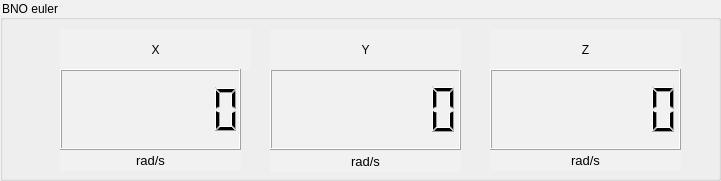
       <widget class="QGroupBox" name="groupBox_9">
        <property name="geometry">
         <rect>
          <x>50</x>
          <y>450</y>
          <width>721</width>
          <height>181</height>
         </rect>
        </property>
        <property name="styleSheet">
         <string notr="true">background-color: rgb(227, 227, 227);
background-color: rgb(241, 241, 241);
font: 87 9pt &quot;Segoe UI Black&quot;;</string>
        </property>
        <property name="title">
         <string>BNO euler</string>
        </property>
        <widget class="QLabel" name="label_24">
         <property name="geometry">
          <rect>
           <x>490</x>
           <y>29</y>
           <width>191</width>
           <height>41</height>
          </rect>
         </property>
         <property name="styleSheet">
          <string notr="true">font: 87 11pt &quot;Segoe UI Black&quot;;
font: 11pt &quot;MS Shell Dlg 2&quot;;</string>
         </property>
         <property name="text">
          <string>Z</string>
         </property>
         <property name="alignment">
          <set>Qt::AlignCenter</set>
         </property>
        </widget>
        <widget class="QLabel" name="label_26">
         <property name="geometry">
          <rect>
           <x>60</x>
           <y>29</y>
           <width>191</width>
           <height>41</height>
          </rect>
         </property>
         <property name="styleSheet">
          <string notr="true">font: 87 11pt &quot;Segoe UI Black&quot;;
font: 11pt &quot;MS Shell Dlg 2&quot;;</string>
         </property>
         <property name="text">
          <string>X</string>
         </property>
         <property name="alignment">
          <set>Qt::AlignCenter</set>
         </property>
        </widget>
        <widget class="QLCDNumber" name="BNOEulerLCD_Y">
         <property name="geometry">
          <rect>
           <x>270</x>
           <y>69</y>
           <width>191</width>
           <height>81</height>
          </rect>
         </property>
         <property name="smallDecimalPoint">
          <bool>false</bool>
         </property>
         <property name="digitCount">
          <number>7</number>
         </property>
        </widget>
        <widget class="QLCDNumber" name="BNOEulerLCD_X">
         <property name="geometry">
          <rect>
           <x>60</x>
           <y>69</y>
           <width>181</width>
           <height>81</height>
          </rect>
         </property>
         <property name="minimumSize">
          <size>
           <width>111</width>
           <height>31</height>
          </size>
         </property>
         <property name="autoFillBackground">
          <bool>false</bool>
         </property>
         <property name="smallDecimalPoint">
          <bool>false</bool>
         </property>
         <property name="digitCount">
          <number>7</number>
         </property>
         <property name="mode">
          <enum>QLCDNumber::Dec</enum>
         </property>
         <property name="segmentStyle">
          <enum>QLCDNumber::Filled</enum>
         </property>
        </widget>
        <widget class="QLCDNumber" name="BNOEulerLCD_Z">
         <property name="geometry">
          <rect>
           <x>490</x>
           <y>69</y>
           <width>191</width>
           <height>81</height>
          </rect>
         </property>
         <property name="smallDecimalPoint">
          <bool>false</bool>
         </property>
         <property name="digitCount">
          <number>7</number>
         </property>
        </widget>
        <widget class="QLabel" name="label_28">
         <property name="geometry">
          <rect>
           <x>270</x>
           <y>29</y>
           <width>191</width>
           <height>41</height>
          </rect>
         </property>
         <property name="styleSheet">
          <string notr="true">font: 87 11pt &quot;Segoe UI Black&quot;;
font: 11pt &quot;MS Shell Dlg 2&quot;;</string>
         </property>
         <property name="text">
          <string>Y</string>
         </property>
         <property name="alignment">
          <set>Qt::AlignCenter</set>
         </property>
        </widget>
        <widget class="QLabel" name="label_58">
         <property name="geometry">
          <rect>
           <x>60</x>
           <y>150</y>
           <width>181</width>
           <height>21</height>
          </rect>
         </property>
         <property name="font">
          <font>
           <family>MS UI Gothic</family>
           <pointsize>10</pointsize>
           <weight>50</weight>
           <italic>false</italic>
           <bold>false</bold>
          </font>
         </property>
         <property name="styleSheet">
          <string notr="true">font: 10pt &quot;MS UI Gothic&quot;;</string>
         </property>
         <property name="text">
          <string>rad/s</string>
         </property>
         <property name="alignment">
          <set>Qt::AlignCenter</set>
         </property>
        </widget>
        <widget class="QLabel" name="label_60">
         <property name="geometry">
          <rect>
           <x>270</x>
           <y>151</y>
           <width>191</width>
           <height>21</height>
          </rect>
         </property>
         <property name="font">
          <font>
           <family>MS UI Gothic</family>
           <pointsize>10</pointsize>
           <weight>50</weight>
           <italic>false</italic>
           <bold>false</bold>
          </font>
         </property>
         <property name="styleSheet">
          <string notr="true">font: 10pt &quot;MS UI Gothic&quot;;</string>
         </property>
         <property name="text">
          <string>rad/s</string>
         </property>
         <property name="alignment">
          <set>Qt::AlignCenter</set>
         </property>
        </widget>
        <widget class="QLabel" name="label_61">
         <property name="geometry">
          <rect>
           <x>490</x>
           <y>150</y>
           <width>191</width>
           <height>21</height>
          </rect>
         </property>
         <property name="font">
          <font>
           <family>MS UI Gothic</family>
           <pointsize>10</pointsize>
           <weight>50</weight>
           <italic>false</italic>
           <bold>false</bold>
          </font>
         </property>
         <property name="styleSheet">
          <string notr="true">font: 10pt &quot;MS UI Gothic&quot;;</string>
         </property>
         <property name="text">
          <string>rad/s</string>
         </property>
         <property name="alignment">
          <set>Qt::AlignCenter</set>
         </property>
        </widget>
       </widget>
